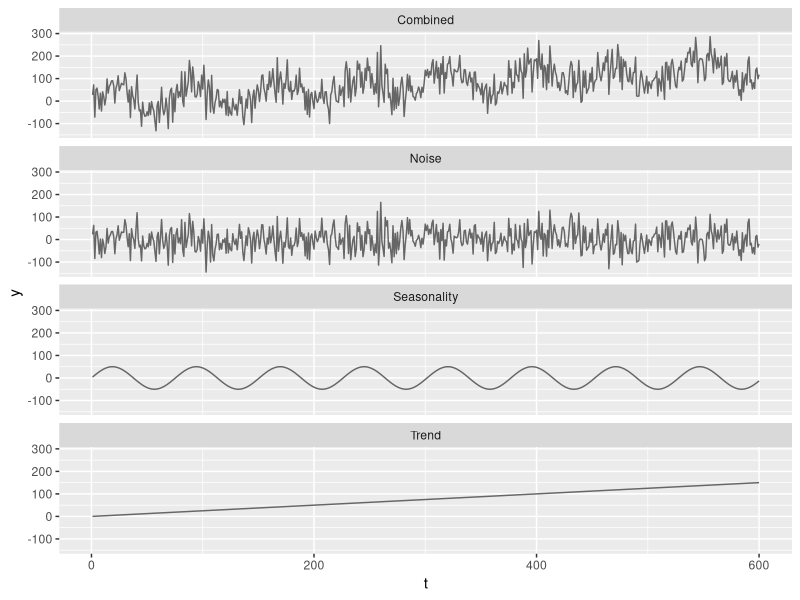
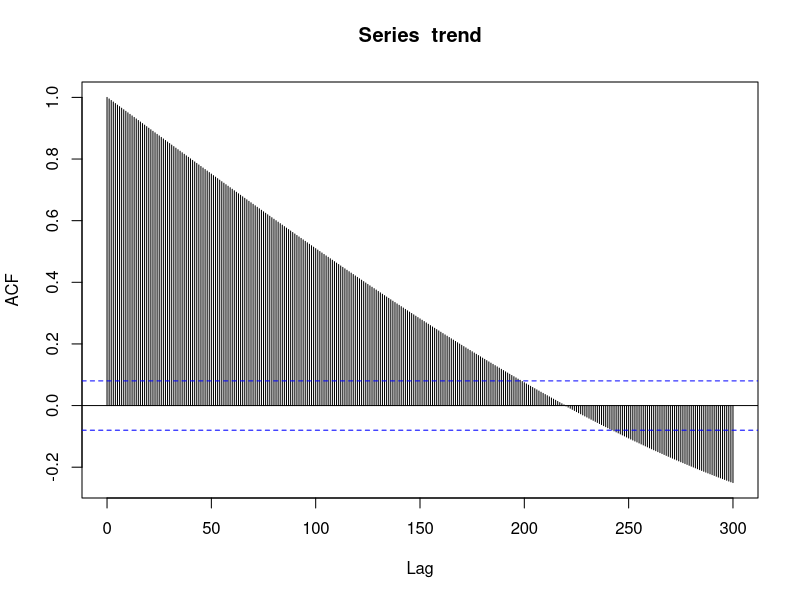
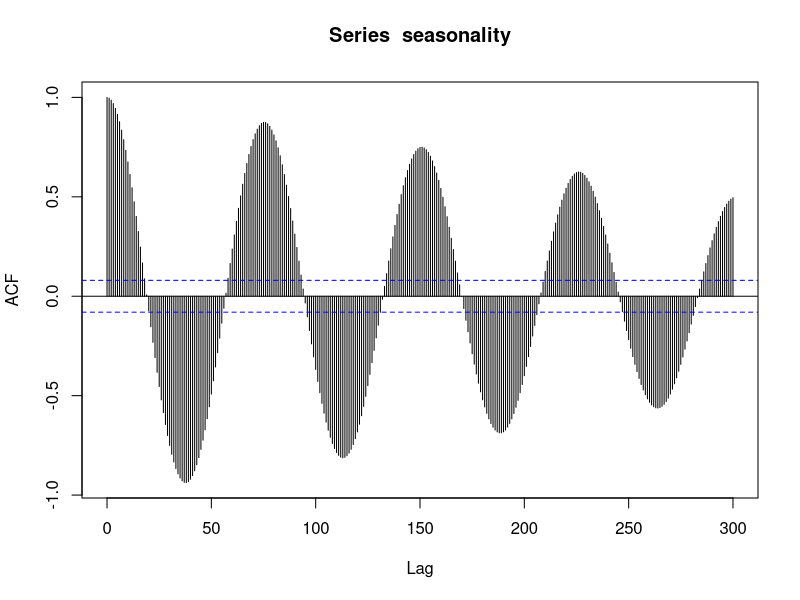
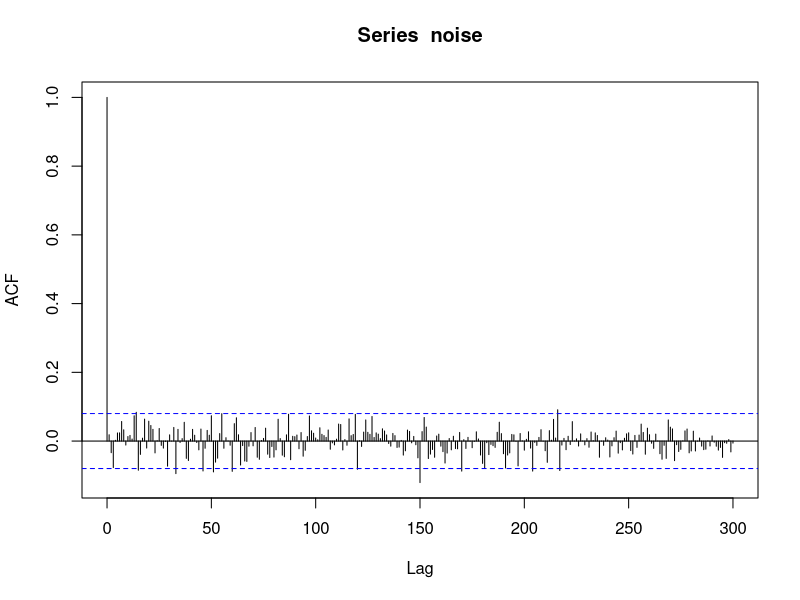
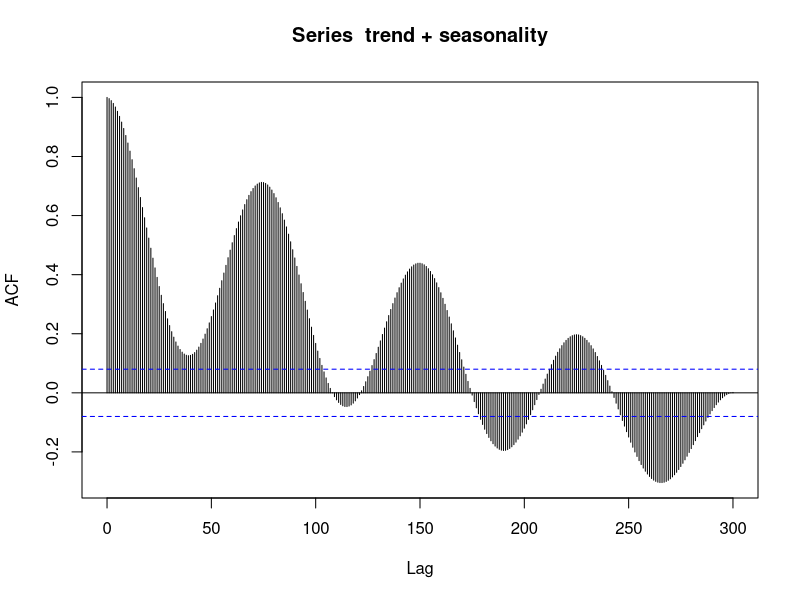
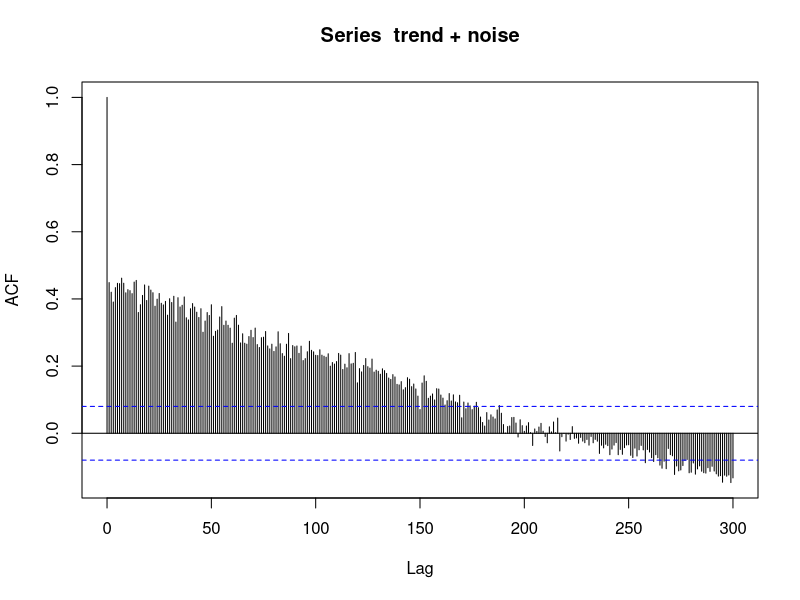
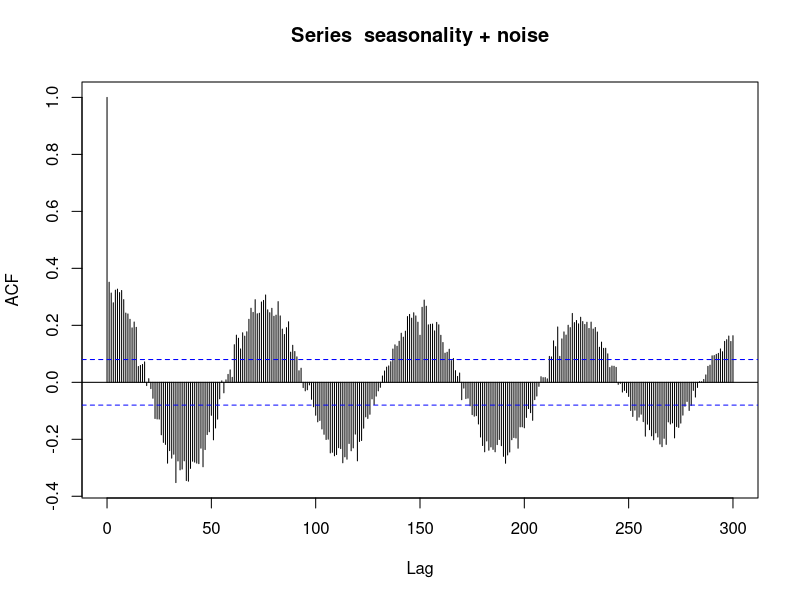
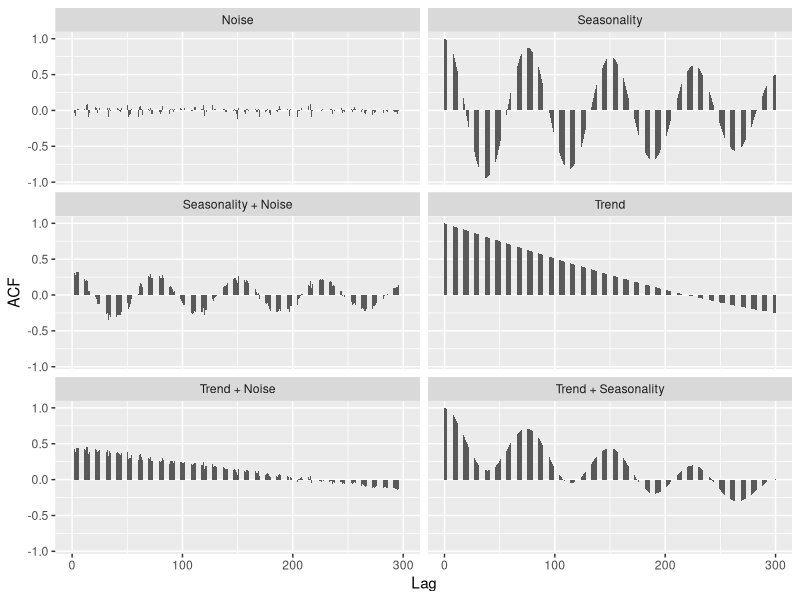

R code for these plots, in order:
# libraries --------------------------------------------------------------------
library(ggplot2)
library(tidyverse)

# generate data ----------------------------------------------------------------
# 50 years of monthly data
n <- 50 * 12

# data frame
df <- data.frame(t = numeric(), y = numeric(), type = character())

# timepoints
t <- 1:n

# trend
trend <- t * 0.25
df <- df %>% add_row(data.frame(t = t, y = trend, type = "Trend"))

# seasonality
seasonality <- sin(t / 12) * 50
df <- df %>% add_row(data.frame(t = t, y = seasonality, type = "Seasonality"))

# noise
noise <- rnorm(n, 0, 50)
df <- df %>% add_row(data.frame(t = t, y = noise, type = "Noise"))

# merge
df <- df %>% add_row(data.frame(t = t,
                                y = trend + seasonality + noise,
                                type = "Combined"))

# plot
ggplot(df, aes(x = t, y = y)) +
  geom_line(color = "grey40") +
  facet_wrap(. ~ type, ncol = 1)

# acf --------------------------------------------------------------------------
df_acf <- data.frame(Lag = numeric(), ACF = numeric(), type = character())

acf <- acf(trend, lag.max = 300)
df_acf <- df_acf %>% add_row(data.frame(Lag = acf$lag,
                                        ACF = acf$acf,
                                        type = "Trend"))

acf <- acf(seasonality, lag.max = 300)
df_acf <- df_acf %>% add_row(data.frame(Lag = acf$lag,
                                        ACF = acf$acf,
                                        type = "Seasonality"))

acf <- acf(noise, lag.max = 300)
df_acf <- df_acf %>% add_row(data.frame(Lag = acf$lag,
                                        ACF = acf$acf,
                                        type = "Noise"))

acf <- acf(trend + seasonality, lag.max = 300)
df_acf <- df_acf %>% add_row(data.frame(Lag = acf$lag,
                                        ACF = acf$acf,
                                        type = "Trend + Seasonality"))

acf <- acf(trend + noise, lag.max = 300)
df_acf <- df_acf %>% add_row(data.frame(Lag = acf$lag,
                                        ACF = acf$acf,
                                        type = "Trend + Noise"))

acf <- acf(seasonality + noise, lag.max = 300)
df_acf <- df_acf %>% add_row(data.frame(Lag = acf$lag,
                                        ACF = acf$acf,
                                        type = "Seasonality + Noise"))

# plot
ggplot(df_acf, aes(x = Lag, y = ACF)) +
  geom_bar(stat = "identity", width = 0.5) +
  facet_wrap(. ~ type, ncol = 2)
